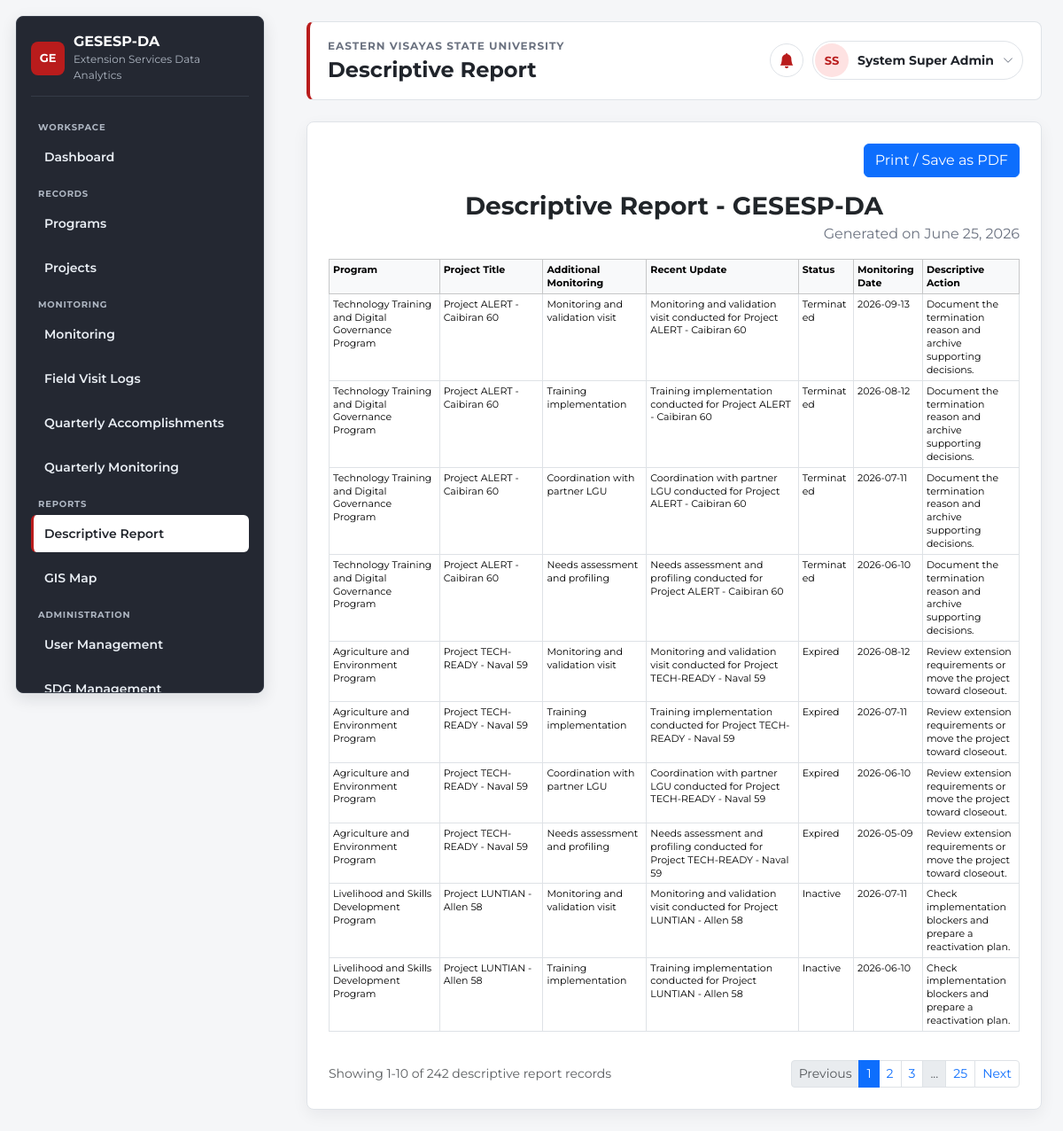
The page /index.php?page=report (signed in) on the database its author committed.
### tables this page shows
CREATE TABLE `monitoring_entries` (
  `id` int(11) NOT NULL,
  `project_id` int(11) DEFAULT NULL,
  `activity_title` varchar(255) DEFAULT NULL,
  `monitoring_date` date DEFAULT NULL,
  `source_of_fund` varchar(255) DEFAULT NULL,
  `status` enum('On-going','Completed','Inactive','Expired','Terminated') DEFAULT 'On-going',
  `terminal_report_date` date DEFAULT NULL,
  `activity_description` text DEFAULT NULL,
  `remarks` text DEFAULT NULL,
  `evsu_campus` varchar(150) DEFAULT NULL,
  `campus_school` varchar(50) DEFAULT NULL,
  `barangay` varchar(150) DEFAULT NULL,
  `municipality` varchar(150) DEFAULT NULL,
  `province` varchar(150) DEFAULT NULL,
  `created_at` timestamp NOT NULL DEFAULT current_timestamp()
);

CREATE TABLE `programs` (
  `id` int(11) NOT NULL,
  `program_title` varchar(255) NOT NULL,
  `program_description` text DEFAULT NULL,
  `leader` varchar(180) DEFAULT NULL,
  `assistant_leader` varchar(180) DEFAULT NULL,
  `members` text DEFAULT NULL,
  `project_cost` decimal(12,2) DEFAULT 0.00,
  `start_date` date DEFAULT NULL,
  `end_date` date DEFAULT NULL,
  `special_order_no` varchar(120) DEFAULT NULL,
  `created_at` timestamp NOT NULL DEFAULT current_timestamp()
);

CREATE TABLE `projects` (
  `id` int(11) NOT NULL,
  `program_id` int(11) DEFAULT NULL,
  `project_title` varchar(255) NOT NULL,
  `sdg` text DEFAULT NULL,
  `partners` varchar(255) DEFAULT NULL,
  `partner` varchar(255) DEFAULT NULL,
  `type_of_clientele` varchar(180) DEFAULT NULL,
  `clientele_type` varchar(180) DEFAULT NULL,
  `leader` varchar(180) DEFAULT NULL,
  `assistant_leader` varchar(180) DEFAULT NULL,
  `members` text DEFAULT NULL,
  `participants` int(11) DEFAULT 0,
  `project_cost` decimal(12,2) DEFAULT 0.00,
  `start_date` date DEFAULT NULL,
  `end_date` date DEFAULT NULL,
  `special_order_no` varchar(120) DEFAULT NULL,
  `province` varchar(150) DEFAULT NULL,
  `municipality` varchar(150) DEFAULT NULL,
  `barangay` varchar(150) DEFAULT NULL,
  `latitude` decimal(10,6) DEFAULT NULL,
  `longitude` decimal(10,6) DEFAULT NULL,
  `barangay_latitude` decimal(10,6) DEFAULT NULL,
  `barangay_longitude` decimal(10,6) DEFAULT NULL,
  `status` enum('On-going','Completed','Inactive','Expired','Terminated') DEFAULT 'On-going',
  `created_at` timestamp NOT NULL DEFAULT current_timestamp()
);

### app/controllers/ReportController.php (called while the page is built, shortened)
<?php
require_once 'app/models/Monitoring.php';
class ReportController {
    private $m;
    function __construct($db) {
        $this->m = new Monitoring($db);
    }
    function index() {
        $printAll = (string)($_GET['print'] ?? '') === '1';
        if($printAll) {
            $entries = $this->m->all();
        } else {
            $pagination = paginationParams($this->m->countAll(), 10);
            $entries = $this->m->paginated($pagination['per_page'], $pagination['offset']);
        }
        include 'app/views/reports/index.php';
    }
}
?>

### app/models/Monitoring.php (called while the page is built, shortened)
<?php
class Monitoring {
    private $conn;
    public function __construct($db) {
        $this->conn = $db;
        $this->ensureCampusColumns();
    }
    private function esc($value) {
        return $this->conn->real_escape_string($value ?? '');
    }
    private function ensureCampusColumns() {
        $this->ensureColumn('evsu_campus', "ALTER TABLE monitoring_entries ADD COLUMN evsu_campus varchar(150) DEFAULT NULL AFTER remarks");
        $this->ensureColumn('campus_school', "ALTER TABLE monitoring_entries ADD COLUMN campus_school varchar(50) DEFAULT NULL AFTER evsu_campus");
    }
    private function ensureColumn($column, $sql) {
        $column = $this->esc($column);
        $result = @$this->conn->query("SHOW COLUMNS FROM monitoring_entries LIKE '$column'");
        if($result && $result->num_rows > 0) return true;
        $result = @$this->conn->query("SHOW COLUMNS FROM monitoring_entries LIKE '$column'");
        return $result && $result->num_rows > 0;
    }
    public function countAll() {
        $result = $this->conn->query("SELECT COUNT(*) AS total FROM monitoring_entries");
        return $result ? intval($result->fetch_assoc()['total'] ?? 0) : 0;
    }
    public function paginated($limit, $offset) {
        $limit = max(1, intval($limit));
        $offset = max(0, intval($offset));
        return $this->queryMonitoring('', " LIMIT $limit OFFSET $offset");
    }
    private function queryMonitoring($whereSql = '', $limitSql = '') {
        $sql = "SELECT
                    me.*,
                    pg.program_title,
                    pr.project_title,
                    pr.sdg,
                    pr.partners AS partner,
                    pr.leader,
                    pr.assistant_leader AS assistant,
                    pr.members,
                    pr.special_order_no,
                    pr.type_of_clientele,
                    COALESCE(NULLIF(me.status,''), pr.status, 'On-going') AS status,
                    COALESCE(NULLIF(me.barangay,''), pr.barangay, '') AS barangay,
                    COALESCE(NULLIF(me.municipality,''), pr.municipality, '') AS municipality,
                    COALESCE(NULLIF(me.province,''), pr.province, '') AS province
                FROM monitoring_entries me
                LEFT JOIN projects pr ON pr.id = me.project_id
                LEFT JOIN programs pg ON pg.id = pr.program_id
                ".$whereSql."
                ORDER BY me.created_at DESC, me.id DESC".$limitSql;
        $result = $this->conn->query($sql);
        $data = [];
        if($result) while($row = $result->fetch_assoc()) $data[] = $row;
        return $data;
    }
}
?>

### app/views/reports/index.php (the view, shortened to what this page needs)
<?php
$printAll = $printAll ?? false;
include 'app/views/layouts/header.php';
?>
<div class="card p-4 descriptive-report">
    <div class="d-flex justify-content-end no-print mb-3">
        <?php if($printAll): ?>
            <a href="index.php?page=report" class="btn btn-outline-secondary me-2">Back to Paginated View</a>
            <button onclick="window.print()" class="btn btn-primary">Print / Save as PDF</button>
        <?php else: ?>
            <a href="index.php?page=report&print=1&autoprint=1" class="btn btn-primary">Print / Save as PDF</a>
        <?php endif; ?>
    </div>
    <div class="report-print-header">
        <h2 class="report-print-title">Descriptive Report - <?= htmlspecialchars(function_exists('systemName') ? systemName() : 'GESESP-DA') ?></h2>
        <p class="report-print-meta">Generated on <?= date('F d, Y') ?><?= $printAll ? ' | All records' : '' ?></p>
    </div>
    <div class="table-responsive">
        <table class="table table-bordered table-sm align-middle descriptive-print-table">
            <thead class="table-light">
                <tr>
                    <th>Program</th>
                    <th>Project Title</th>
                    <th>Additional Monitoring</th>
                    <th>Recent Update</th>
                    <th>Status</th>
                    <th>Monitoring Date</th>
                    <th>Descriptive Action</th>
                </tr>
            </thead>
            <tbody>
                <?php foreach($entries as $e): ?>
                    <tr>
                        <td><?= htmlspecialchars($e['program_title'] ?? '') ?></td>
                        <td><?= htmlspecialchars($e['project_title'] ?? '') ?></td>
                        <td><?= htmlspecialchars($e['activity_title'] ?? '') ?></td>
                        <td><?= htmlspecialchars($e['activity_description'] ?? '') ?></td>
                        <td><?= htmlspecialchars($e['status'] ?? '') ?></td>
                        <td><?= htmlspecialchars($e['monitoring_date'] ?? '') ?></td>
                        <td><?= htmlspecialchars(decisionSupport($e['status'] ?? '')) ?></td>
                    </tr>
                <?php endforeach; ?>
            </tbody>
        </table>
    </div>
    <?php if(!$printAll): ?>
        <?= renderPagination($pagination ?? [], 'descriptive report records') ?>
    <?php endif; ?>
</div>
<?php include 'app/views/layouts/footer.php'; ?>

### public/assets/css/style.css (style rules this page uses)
:root { --font-sans: "Montserrat", Arial, Helvetica, sans-serif; --bs-body-font-family: var(--font-sans); --body-bg: #f5f6f8; --surface: #ffffff; --border: #dfe3e8; --text: #20242b; --muted: #6b7280; --sidebar-bg: #242832; --sidebar-border: #353b47; --sidebar-text: #f8fafc; --sidebar-muted: #aeb6c2; --accent: #b91c1c; --accent-soft: #fee2e2; }
* { box-sizing: border-box; }
body { min-height: 100vh; margin: 0; background: var(--body-bg); color: var(--text); font-family: var(--font-sans); }
.card { border: 1px solid var(--border); border-radius: 8px; box-shadow: 0 6px 18px rgba(15, 23, 42, .06); }

### app/views/reports/index.php (style rules this page uses)
.report-print-header { margin-bottom: 16px; }
.report-print-title { margin: 0 0 4px; font-size: 28px; font-weight: 700; line-height: 1.15; text-align: center; }
.report-print-meta { margin: 0; color: #6b7280; text-align: right; }
.descriptive-report { max-width: 100%; }
.descriptive-report .table-responsive { overflow-x: auto; }
.descriptive-print-table { width: 100%; table-layout: fixed; font-size: 11px; line-height: 1.35; }
.descriptive-print-table th, .descriptive-print-table td { white-space: normal; overflow-wrap: anywhere; word-break: break-word; vertical-align: top !important; }
.descriptive-print-table th:nth-child(1) { width: 16%; }
.descriptive-print-table th:nth-child(2) { width: 15%; }
.descriptive-print-table th:nth-child(3) { width: 15%; }
.descriptive-print-table th:nth-child(4) { width: 22%; }
.descriptive-print-table th:nth-child(5) { width: 8%; }
.descriptive-print-table th:nth-child(6) { width: 10%; }
.descriptive-print-table th:nth-child(7) { width: 14%; }

### rows shown on the page
monitoring_entries: programs.program_title "Technology Training and Digital Governance Program", project.project_title "Project ALERT - Caibiran 60", activity_title "Monitoring and validation visit", activity_description "Monitoring and validation visit conducted for Project ALERT - Caibiran 60", status "Terminated", monitoring_date "2026-09-13", status "Document the termination reason and archive supporting decisions."
monitoring_entries: programs.program_title "Technology Training and Digital Governance Program", project.project_title "Project ALERT - Caibiran 60", activity_title "Training implementation", activity_description "Training implementation conducted for Project ALERT - Caibiran 60", status "Terminated", monitoring_date "2026-08-12", status "Document the termination reason and archive supporting decisions."
monitoring_entries: programs.program_title "Technology Training and Digital Governance Program", project.project_title "Project ALERT - Caibiran 60", activity_title "Coordination with partner LGU", activity_description "Coordination with partner LGU conducted for Project ALERT - Caibiran 60", status "Terminated", monitoring_date "2026-07-11", status "Document the termination reason and archive supporting decisions."
monitoring_entries: programs.program_title "Technology Training and Digital Governance Program", project.project_title "Project ALERT - Caibiran 60", activity_title "Needs assessment and profiling", activity_description "Needs assessment and profiling conducted for Project ALERT - Caibiran 60", status "Terminated", monitoring_date "2026-06-10", status "Document the termination reason and archive supporting decisions."
monitoring_entries: programs.program_title "Agriculture and Environment Program", project.project_title "Project TECH-READY - Naval 59", activity_title "Monitoring and validation visit", activity_description "Monitoring and validation visit conducted for Project TECH-READY - Naval 59", status "Expired", monitoring_date "2026-08-12", status "Review extension requirements or move the project toward closeout."
monitoring_entries: programs.program_title "Agriculture and Environment Program", project.project_title "Project TECH-READY - Naval 59", activity_title "Training implementation", activity_description "Training implementation conducted for Project TECH-READY - Naval 59", status "Expired", monitoring_date "2026-07-11", status "Review extension requirements or move the project toward closeout."
monitoring_entries: programs.program_title "Agriculture and Environment Program", project.project_title "Project TECH-READY - Naval 59", activity_title "Coordination with partner LGU", activity_description "Coordination with partner LGU conducted for Project TECH-READY - Naval 59", status "Expired", monitoring_date "2026-06-10", status "Review extension requirements or move the project toward closeout."
monitoring_entries: programs.program_title "Agriculture and Environment Program", project.project_title "Project TECH-READY - Naval 59", activity_title "Needs assessment and profiling", activity_description "Needs assessment and profiling conducted for Project TECH-READY - Naval 59", status "Expired", monitoring_date "2026-05-09", status "Review extension requirements or move the project toward closeout."
monitoring_entries: programs.program_title "Livelihood and Skills Development Program", project.project_title "Project LUNTIAN - Allen 58", activity_title "Monitoring and validation visit", activity_description "Monitoring and validation visit conducted for Project LUNTIAN - Allen 58", status "Inactive", monitoring_date "2026-07-11", status "Check implementation blockers and prepare a reactivation plan."
monitoring_entries: programs.program_title "Livelihood and Skills Development Program", project.project_title "Project LUNTIAN - Allen 58", activity_title "Training implementation", activity_description "Training implementation conducted for Project LUNTIAN - Allen 58", status "Inactive", monitoring_date "2026-06-10", status "Check implementation blockers and prepare a reactivation plan."

### other values the page prints
systemName() "GESESP-DA"
systemSubtitle() "Extension Services Data Analytics"
$pageTitle "Descriptive Report"
$initials "SS"
$fullName "System Super Admin"
function_exists('systemName') ? systemName() : 'GESESP-DA' "GESESP-DA"
$from "1"
$to "10"
$total "242"
$label "descriptive report records"
$totalPages "25"
